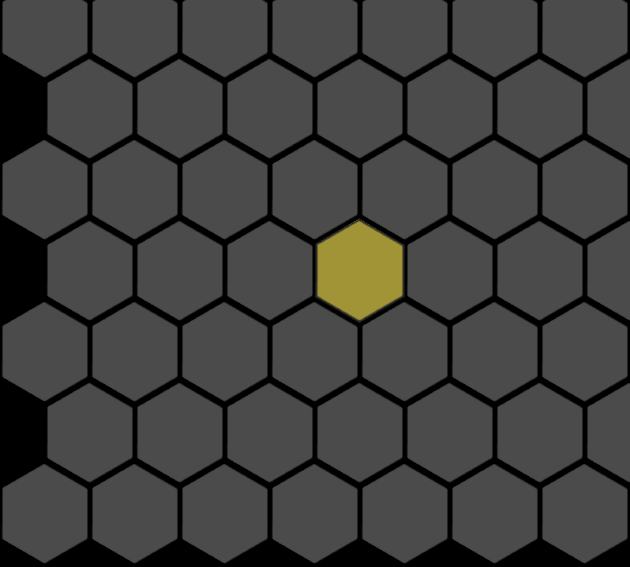

This game map was drawn from its Tiled (.tmx) file and the tilesets committed beside it. A one-line description and the full map source follow:
An orthogonal 14x7 tile map with 45x81 px tiles, 1 tile layer (Tile Layer 1).

<map version="1.0" orientation="orthogonal" renderorder="right-down" width="14" height="7" tilewidth="45" tileheight="81">
 <tileset firstgid="1" name="Tile" tilewidth="90" tileheight="106">
  <image source="../images/Tile.png" width="720" height="212" />
 </tileset>
 <layer name="Tile Layer 1" width="14" height="7">
  <data>
   <tile gid="1" />
   <tile gid="0" />
   <tile gid="1" />
   <tile gid="0" />
   <tile gid="1" />
   <tile gid="0" />
   <tile gid="1" />
   <tile gid="0" />
   <tile gid="1" />
   <tile gid="0" />
   <tile gid="1" />
   <tile gid="0" />
   <tile gid="1" />
   <tile gid="0" />
   <tile gid="0" />
   <tile gid="1" />
   <tile gid="0" />
   <tile gid="1" />
   <tile gid="0" />
   <tile gid="1" />
   <tile gid="0" />
   <tile gid="1" />
   <tile gid="0" />
   <tile gid="1" />
   <tile gid="0" />
   <tile gid="1" />
   <tile gid="0" />
   <tile gid="1" />
   <tile gid="1" />
   <tile gid="0" />
   <tile gid="1" />
   <tile gid="0" />
   <tile gid="1" />
   <tile gid="0" />
   <tile gid="1" />
   <tile gid="0" />
   <tile gid="1" />
   <tile gid="0" />
   <tile gid="1" />
   <tile gid="0" />
   <tile gid="1" />
   <tile gid="0" />
   <tile gid="0" />
   <tile gid="1" />
   <tile gid="0" />
   <tile gid="1" />
   <tile gid="0" />
   <tile gid="1" />
   <tile gid="0" />
   <tile gid="11" />
   <tile gid="0" />
   <tile gid="1" />
   <tile gid="0" />
   <tile gid="1" />
   <tile gid="0" />
   <tile gid="1" />
   <tile gid="1" />
   <tile gid="0" />
   <tile gid="1" />
   <tile gid="0" />
   <tile gid="1" />
   <tile gid="0" />
   <tile gid="1" />
   <tile gid="0" />
   <tile gid="1" />
   <tile gid="0" />
   <tile gid="1" />
   <tile gid="0" />
   <tile gid="1" />
   <tile gid="0" />
   <tile gid="0" />
   <tile gid="1" />
   <tile gid="0" />
   <tile gid="1" />
   <tile gid="0" />
   <tile gid="1" />
   <tile gid="0" />
   <tile gid="1" />
   <tile gid="0" />
   <tile gid="1" />
   <tile gid="0" />
   <tile gid="1" />
   <tile gid="0" />
   <tile gid="1" />
   <tile gid="1" />
   <tile gid="0" />
   <tile gid="1" />
   <tile gid="0" />
   <tile gid="1" />
   <tile gid="0" />
   <tile gid="1" />
   <tile gid="0" />
   <tile gid="1" />
   <tile gid="0" />
   <tile gid="1" />
   <tile gid="0" />
   <tile gid="1" />
   <tile gid="0" />
  </data>
 </layer>
</map>
